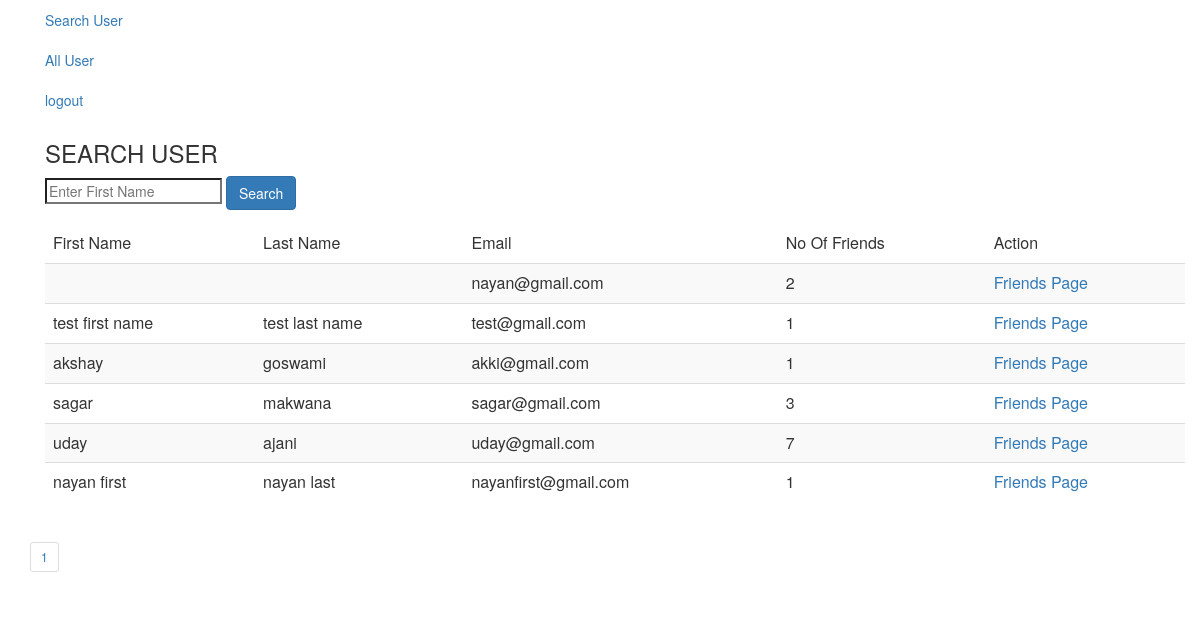
/user-search-page (signed in), run on an earlier commit of the app's database.
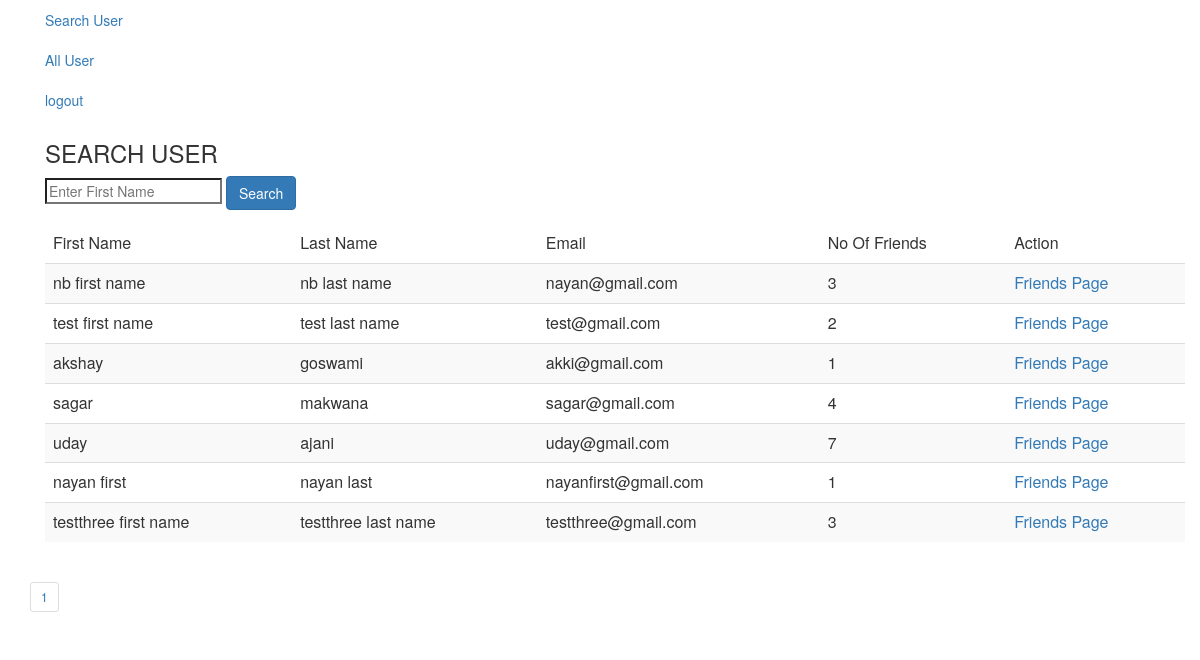
And on a later commit of the database.
### users/models.py (models this page shows, shortened)
class UserMaster(AbstractUser):
    username = models.CharField(
        _("username"),
        max_length=150,
        help_text=_(
            "Required. 150 characters or fewer. Letters, digits and @/./+/-/_ only."
        ),
        blank=True,
        default="",
    )
    email = models.EmailField(_("email address"), unique=True)
    friends = models.ManyToManyField("self", null=True, blank=True, related_name="user_friends")
    USERNAME_FIELD = "email"
    REQUIRED_FIELDS = []
    objects = CustomUserManager()
    def user_friends_count(self):
        return self.friends.count()

### users/views.py (the view)
# urls.py: path('user-search-page', views.UserSearchPage.as_view(), name="user_search_page"),
class UserSearchPage(UserListView):
    template_name = "user/search_user.html"
    def get_queryset(self):
        qs = UserMaster.objects.exclude(id=self.request.user.id)
        first_name = self.request.GET.get('first_name')
        if first_name:
            qs = qs.filter(first_name__contains=first_name)
        return qs

### users/mixin.py (called while the page is built)
    @method_decorator(inactive_user_not_allow)
    def dispatch(self, request, *args, **kwargs):
        return super().dispatch(request, *args, **kwargs)

### templates/user/search_user.html
{% extends 'common/base.html' %}
{% block content %}
<div class="container">
    <h3> SEARCH USER </h3>
    <form method="get">
        <input type="search" placeholder="Enter First Name" name="first_name">
        <button type="submit" class="btn btn-primary">Search</button>
    </form>
    <table class="table table-striped table-hover">
        <thead>
        <tr>
            <td>First Name</td>
            <td>Last Name</td>
            <td>Email</td>
            <td>No Of Friends</td>
            <td>Action</td>
        </tr>
        </thead>
        <tbody>
        {% for user_obj in all_user %}
        <tr>
            <td>{{ user_obj.first_name}}</td>
            <td>{{ user_obj.last_name}}</td>
            <td>{{ user_obj.email}}</td>
            <td>{{ user_obj.user_friends_count}}</td>
            <td>
                 <a href="{% url 'users:friends_page' user_obj.id %}">Friends Page</a>
            </td>
        </tr>
        {% endfor %}
        </tbody>
    </table>
</div>
{% include 'common/pegination.html' %}
{% endblock %}

### templates/common/base.html (shortened to what this page needs)
<html lang="en">
<head>
    {% include "common/header.html" %}
</head>
<body>
<div class="container">
    <ul class="nav">
  <li class="nav-item">
    <a class="nav-link" href="{% url 'users:user_search_page' %}">Search User</a>
  </li>
  <li class="nav-item">
    <a class="nav-link" href="{% url 'users:user_list' %}">All User</a>
  </li>
  <li class="nav-item">
    <a class="nav-link" href="{% url 'users:logout' %}">logout</a>
  </li>
</ul>
  {% block content %}
  {% endblock %}
</body>
</html>

### templates/common/header.html (shortened to what this page needs)
<link rel="stylesheet" href="https://maxcdn.bootstrapcdn.com/bootstrap/3.4.1/css/bootstrap.min.css">

### templates/common/pegination.html (shortened to what this page needs)
<ul class="pagination pagination-sm m-0 float-right">
    {% for num in page_obj.paginator.page_range %}
        {% if page_obj.number == num %}
             <li class="page-item"><a class="page-link" href="?page={{ num }}">{{ num }}</a></li>
        {% elif num > page_obj.number|add:'-3' and num < page_obj.number|add:'3' %}
             <li class="page-item"><a class="page-link" href="?page={{ num }}">{{ num }}</a></li>
        {% endif %}
    {% endfor %}
</ul>

What changed in the data, as far as the page shows it:
changed UserMaster "nayan@gmail.com": first_name (not shown) → "nb first name"; last_name (not shown) → "nb last name"; user_friends_count "2" → "3"
computed for UserMaster "test first name": user_friends_count "1" → "2"
computed for UserMaster "sagar": user_friends_count "3" → "4"
added UserMaster: first_name "testthree first name", last_name "testthree last name", email "testthree@gmail.com", user_friends_count "3"
